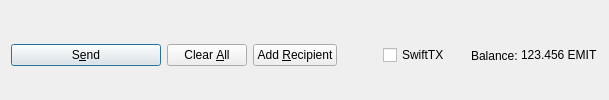
         <widget class="QFrame" name="frame_Send">
          <layout class="QHBoxLayout" name="horizontalLayout">
           <property name="bottomMargin">
            <number>0</number>
           </property>
           <item>
            <widget class="QPushButton" name="sendButton">
             <property name="minimumSize">
              <size>
               <width>150</width>
               <height>0</height>
              </size>
             </property>
             <property name="toolTip">
              <string>Confirm the send action</string>
             </property>
             <property name="text">
              <string>S&amp;end</string>
             </property>
             <property name="icon">
              <iconset resource="../emit.qrc">
               <normaloff>:/icons/send</normaloff>:/icons/send</iconset>
             </property>
             <property name="autoDefault">
              <bool>false</bool>
             </property>
             <property name="default">
              <bool>true</bool>
             </property>
            </widget>
           </item>
           <item>
            <widget class="QPushButton" name="clearButton">
             <property name="sizePolicy">
              <sizepolicy hsizetype="Minimum" vsizetype="Fixed">
               <horstretch>0</horstretch>
               <verstretch>0</verstretch>
              </sizepolicy>
             </property>
             <property name="toolTip">
              <string>Clear all fields of the form.</string>
             </property>
             <property name="text">
              <string>Clear &amp;All</string>
             </property>
             <property name="icon">
              <iconset resource="../emit.qrc">
               <normaloff>:/icons/remove</normaloff>:/icons/remove</iconset>
             </property>
             <property name="autoDefault">
              <bool>false</bool>
             </property>
            </widget>
           </item>
           <item>
            <widget class="QPushButton" name="addButton">
             <property name="toolTip">
              <string>Send to multiple recipients at once</string>
             </property>
             <property name="text">
              <string>Add &amp;Recipient</string>
             </property>
             <property name="icon">
              <iconset resource="../emit.qrc">
               <normaloff>:/icons/add</normaloff>:/icons/add</iconset>
             </property>
             <property name="autoDefault">
              <bool>false</bool>
             </property>
            </widget>
           </item>
           <item>
            <spacer name="horizontalSpacer">
             <property name="orientation">
              <enum>Qt::Horizontal</enum>
             </property>
             <property name="sizeHint" stdset="0">
              <size>
               <width>40</width>
               <height>20</height>
              </size>
             </property>
            </spacer>
           </item>
           <item>
            <layout class="QHBoxLayout" name="horizontalLayout_2">
             <property name="spacing">
              <number>3</number>
             </property>
             <item>
              <widget class="QCheckBox" name="checkSwiftTX">
               <property name="enabled">
                <bool>true</bool>
               </property>
               <property name="minimumSize">
                <size>
                 <width>85</width>
                 <height>0</height>
                </size>
               </property>
               <property name="text">
                <string>SwiftTX</string>
               </property>
              </widget>
             </item>
             <item>
              <widget class="QLabel" name="label">
               <property name="text">
                <string>Balance:</string>
               </property>
              </widget>
             </item>
             <item>
              <widget class="QLabel" name="labelBalance">
               <property name="sizePolicy">
                <sizepolicy hsizetype="Preferred" vsizetype="Fixed">
                 <horstretch>0</horstretch>
                 <verstretch>0</verstretch>
                </sizepolicy>
               </property>
               <property name="cursor">
                <cursorShape>IBeamCursor</cursorShape>
               </property>
               <property name="text">
                <string notr="true">123.456 EMIT</string>
               </property>
               <property name="textInteractionFlags">
                <set>Qt::LinksAccessibleByMouse|Qt::TextSelectableByKeyboard|Qt::TextSelectableByMouse</set>
               </property>
              </widget>
             </item>
            </layout>
           </item>
          </layout>
         </widget>
